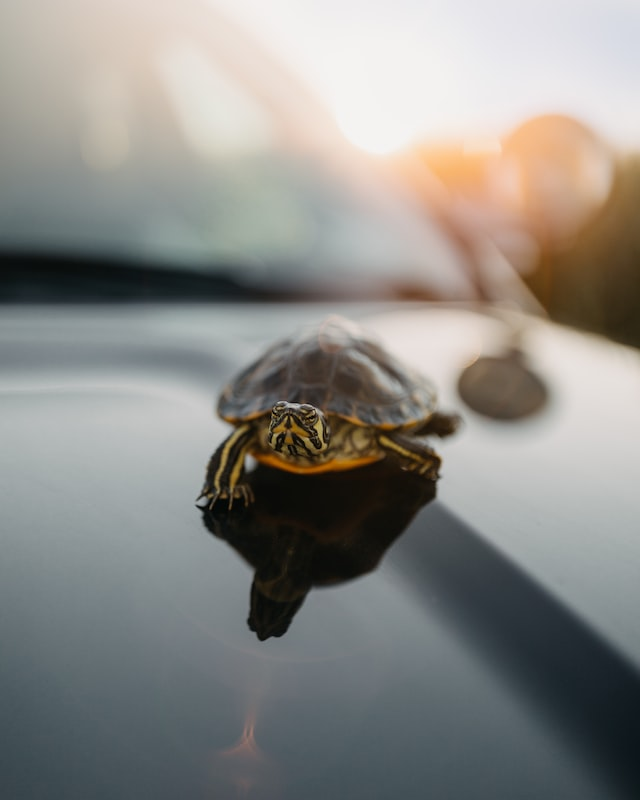
#> input picture OpenCV/kaplumbaga.jpg, 640 x 800 px
$ python 'Resim_döndürme.py'
#> lines starting #> are read from the running program, lines starting #| are printed output that depends on the picture
import cv2

img = cv2.imread("kaplumbaga.jpg")
#> img is the input picture: shape (800, 640, 3); mean B, G, R 135, 138.9, 139.8
#Resmi okuduk
cols,rows,_ = img.shape
#> cols = 800; rows = 640
#Satır ve sütun sayılarını bulduk.
print(cols)
#| 800
print(rows)
#| 640
deg = 30
#döngüye girmeden kaçar derece artacaksa onu belirledik
for i in range(0,13):
#döngü oluşturduk biz 1 tam tur atmasını istediğimiz için 360/30 = 12 kere çalıştırdık
     R = cv2.getRotationMatrix2D((cols/10,rows/10),deg*i,0.4)
     #Döndürmek için bu komutu kullanıyoruz sadece her döngüde dönmesi için deg*i yapmamız gerekiyor
     Rotated_resim = cv2.warpAffine(img,R,(cols,rows))
     cv2.imshow("resim2", Rotated_resim)
     #resmi gösteriyoruz
     cv2.waitKey(1000)
     #1 saniyede bir değişmesini istiyoruz
     cv2.destroyAllWindows()
#> this loop made 13 passes
#> pass 1, `Rotated_resim = cv2.warpAffine(img,R,(cols,rows))`:
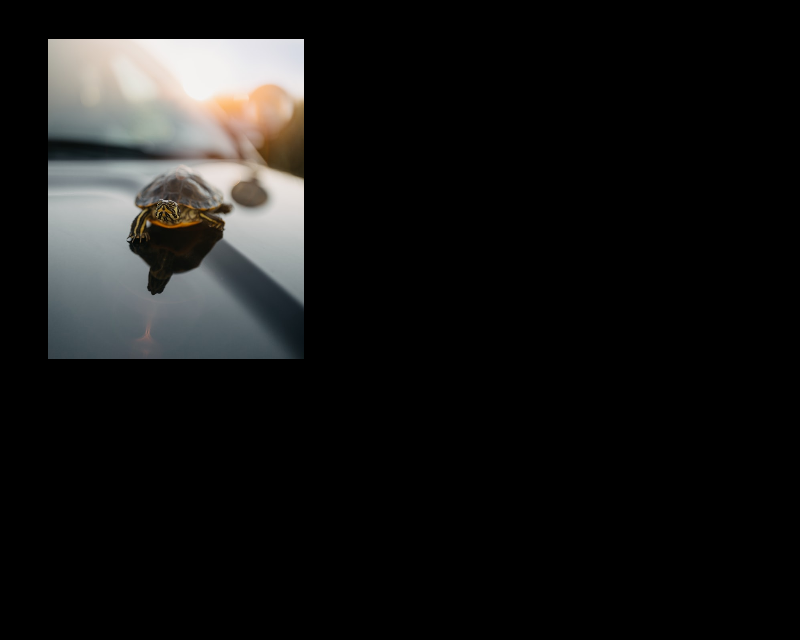
#> Rotated_resim: shape (640, 800, 3); mean B, G, R 21.6, 22.2, 22.4
#> pass 2, `Rotated_resim = cv2.warpAffine(img,R,(cols,rows))`:
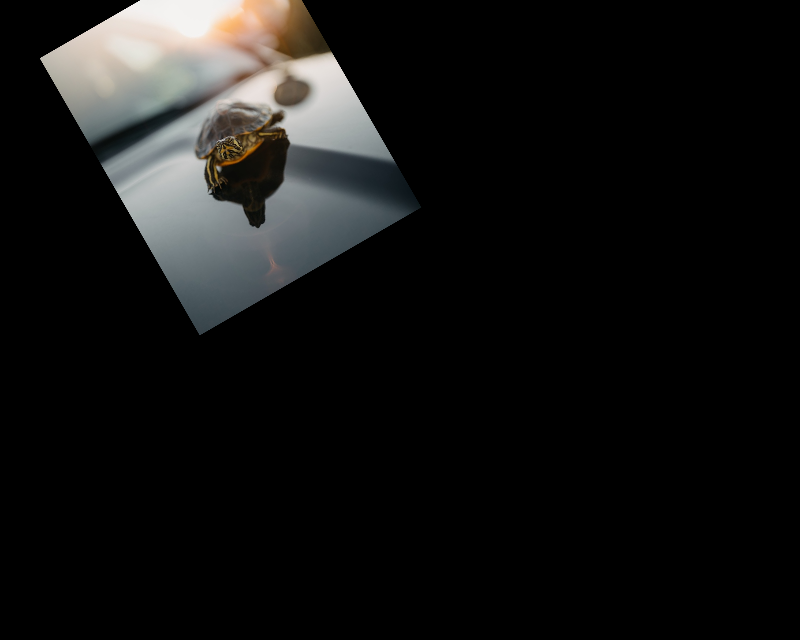
#> Rotated_resim: shape (640, 800, 3); mean B, G, R 19.2, 19.8, 19.9
#> pass 3, `Rotated_resim = cv2.warpAffine(img,R,(cols,rows))`:
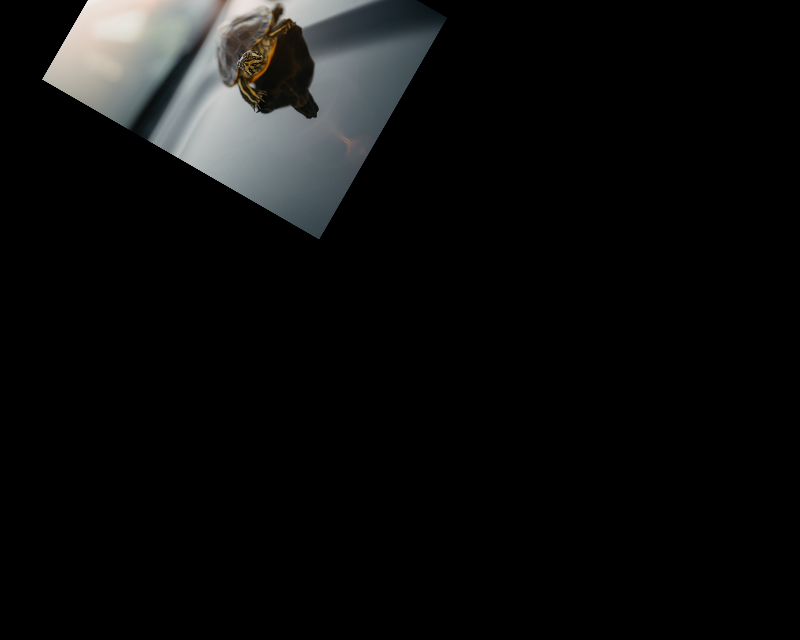
#> Rotated_resim: shape (640, 800, 3); mean B, G, R 13.6, 13.8, 13.3

$ run again, with OpenCV/family.jpg copied over OpenCV/kaplumbaga.jpg
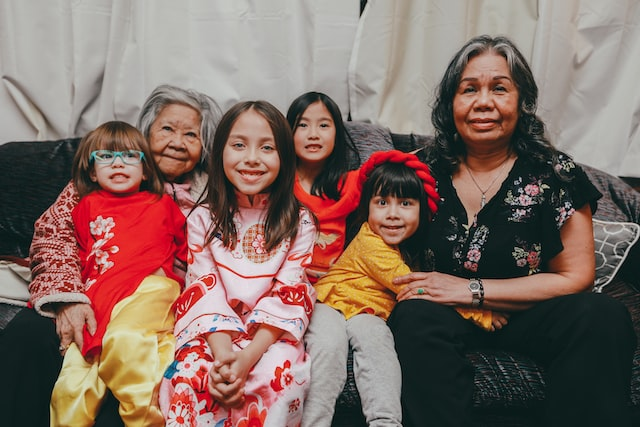
#> input picture OpenCV/family.jpg, 640 x 427 px
#> img is the input picture: shape (427, 640, 3); mean B, G, R 99.1, 107.2, 130.2
#| 427
#| 640
#> the loop `for i in range(0,13):` made 13 passes
#> pass 1, `Rotated_resim = cv2.warpAffine(img,R,(cols,rows))`:
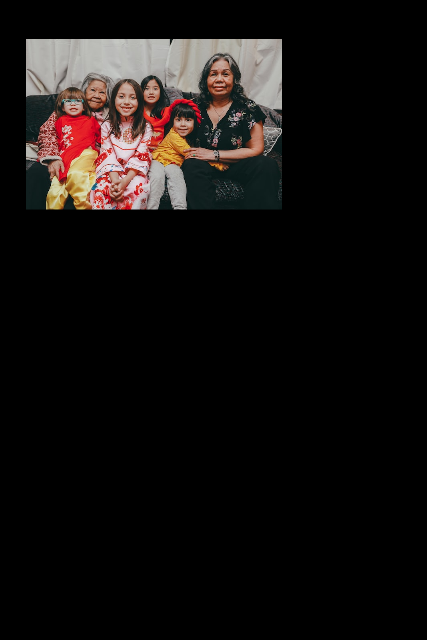
#> Rotated_resim: shape (640, 427, 3); mean B, G, R 15.8, 17.1, 20.8
#> pass 3, `Rotated_resim = cv2.warpAffine(img,R,(cols,rows))`:
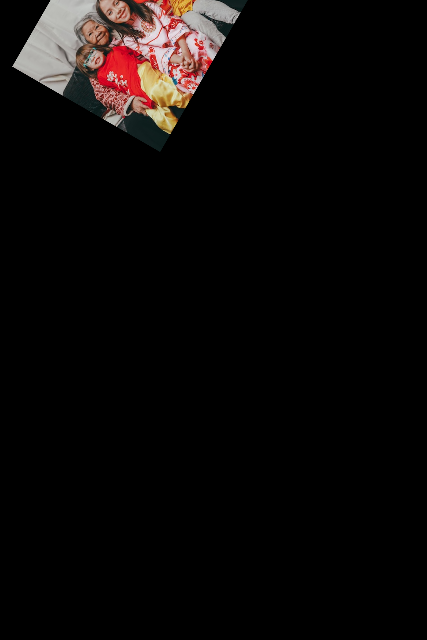
#> Rotated_resim: shape (640, 427, 3); mean B, G, R 8.5, 9.3, 12.2

$ run again, with OpenCV/family1.jpg copied over OpenCV/kaplumbaga.jpg
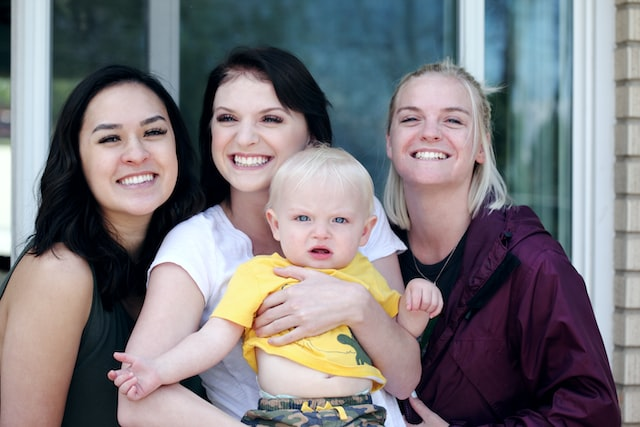
#> input picture OpenCV/family1.jpg, 640 x 427 px
#> img is the input picture: shape (427, 640, 3); mean B, G, R 126.6, 122.8, 126.1
#| 427
#| 640
#> the loop `for i in range(0,13):` made 13 passes
#> pass 1, `Rotated_resim = cv2.warpAffine(img,R,(cols,rows))`:
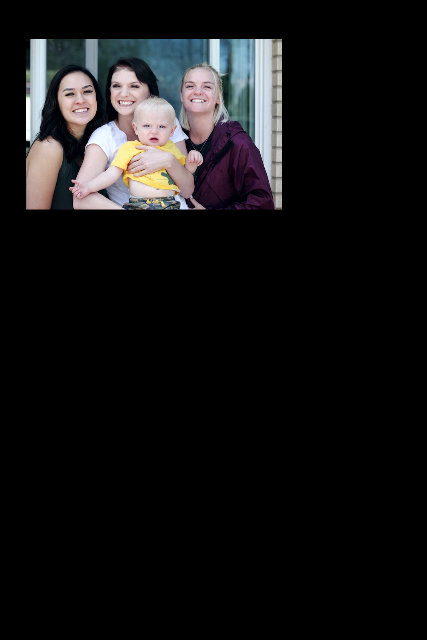
#> Rotated_resim: shape (640, 427, 3); mean B, G, R 20.2, 19.6, 20.1
#> pass 3, `Rotated_resim = cv2.warpAffine(img,R,(cols,rows))`:
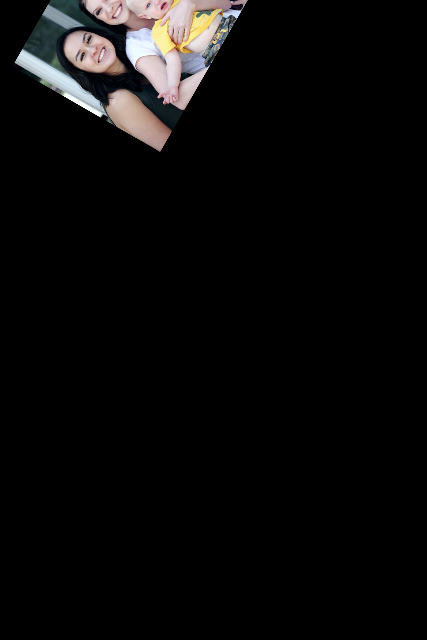
#> Rotated_resim: shape (640, 427, 3); mean B, G, R 10.4, 10.6, 11.3

$ run again, with OpenCV/family2.jpg copied over OpenCV/kaplumbaga.jpg
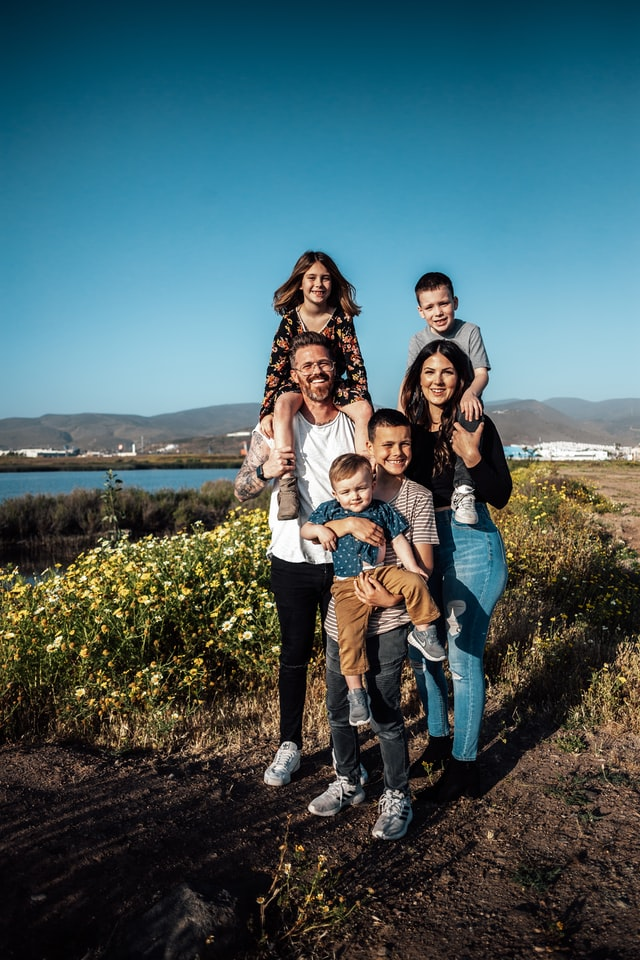
#> input picture OpenCV/family2.jpg, 640 x 960 px
#> img is the input picture: shape (960, 640, 3); mean B, G, R 98.1, 94, 70.9
#| 960
#| 640
#> the loop `for i in range(0,13):` made 13 passes
#> pass 1, `Rotated_resim = cv2.warpAffine(img,R,(cols,rows))`:
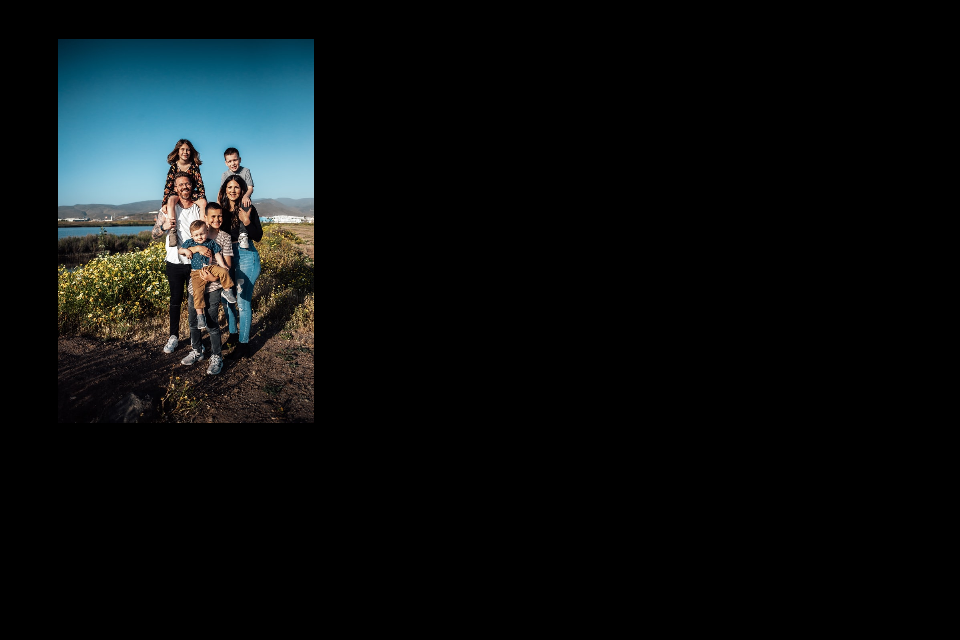
#> Rotated_resim: shape (640, 960, 3); mean B, G, R 15.7, 15.1, 11.4
#> pass 3, `Rotated_resim = cv2.warpAffine(img,R,(cols,rows))`:
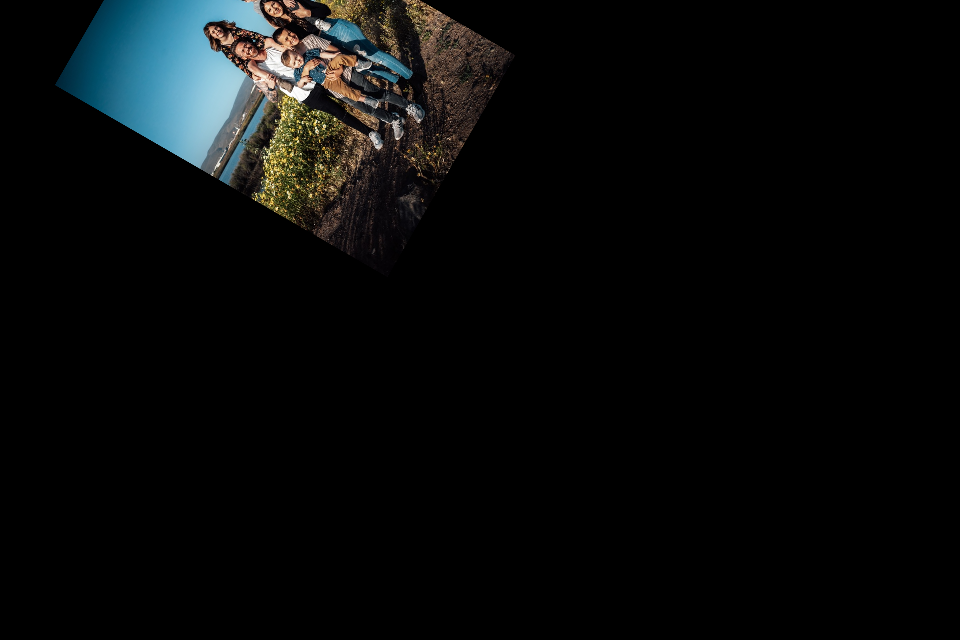
#> Rotated_resim: shape (640, 960, 3); mean B, G, R 10.6, 10.6, 8.8
